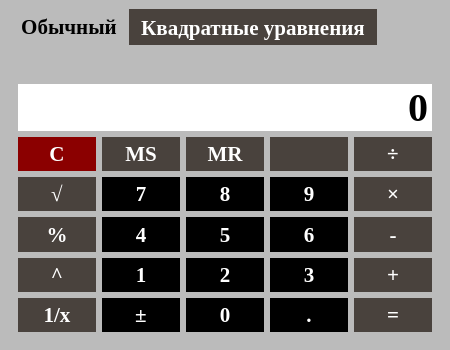
<?xml version="1.0" encoding="UTF-8"?>
<ui version="4.0">
 <class>MainWindow</class>
 <widget class="QMainWindow" name="MainWindow">
  <property name="geometry">
   <rect>
    <x>0</x>
    <y>0</y>
    <width>450</width>
    <height>350</height>
   </rect>
  </property>
  <property name="minimumSize">
   <size>
    <width>450</width>
    <height>350</height>
   </size>
  </property>
  <property name="windowTitle">
   <string>Калькулятор</string>
  </property>
  <property name="windowIcon">
   <iconset resource="files.qrc">
    <normaloff>:/icons/icons/calculate.svg</normaloff>:/icons/icons/calculate.svg</iconset>
  </property>
  <property name="styleSheet">
   <string notr="true">QWidget {
	color: #ffffff;
	background-color: #bbbbbb;
 	border: none;
    font: MS Times New Roman;
    font-size: 16pt;
    font-weight: 700;
}

QTabBar::tab
{
    background: #49423d;
    color: white;

}
QTabBar::tab:selected,
QTabBar::tab:hover
{
    color: black;
    background: #bbbbbb;
}</string>
  </property>
  <property name="iconSize">
   <size>
    <width>24</width>
    <height>24</height>
   </size>
  </property>
  <widget class="QWidget" name="centralwidget">
   <property name="styleSheet">
    <string notr="true"/>
   </property>
   <layout class="QVBoxLayout" name="verticalLayout">
    <item>
     <widget class="QTabWidget" name="tabWidget">
      <property name="minimumSize">
       <size>
        <width>0</width>
        <height>0</height>
       </size>
      </property>
      <property name="cursor">
       <cursorShape>ArrowCursor</cursorShape>
      </property>
      <property name="styleSheet">
       <string notr="true"/>
      </property>
      <property name="currentIndex">
       <number>0</number>
      </property>
      <widget class="QWidget" name="tab">
       <property name="cursor">
        <cursorShape>ArrowCursor</cursorShape>
       </property>
       <property name="styleSheet">
        <string notr="true"/>
       </property>
       <attribute name="title">
        <string>Обычный</string>
       </attribute>
       <layout class="QVBoxLayout" name="verticalLayout_2">
        <item>
         <widget class="QLabel" name="temp">
          <property name="sizePolicy">
           <sizepolicy hsizetype="Preferred" vsizetype="Maximum">
            <horstretch>0</horstretch>
            <verstretch>0</verstretch>
           </sizepolicy>
          </property>
          <property name="styleSheet">
           <string notr="true">color: #49423d;</string>
          </property>
          <property name="text">
           <string/>
          </property>
          <property name="alignment">
           <set>Qt::AlignRight|Qt::AlignTrailing|Qt::AlignVCenter</set>
          </property>
         </widget>
        </item>
        <item>
         <widget class="QLineEdit" name="entry">
          <property name="sizePolicy">
           <sizepolicy hsizetype="Expanding" vsizetype="Maximum">
            <horstretch>0</horstretch>
            <verstretch>0</verstretch>
           </sizepolicy>
          </property>
          <property name="styleSheet">
           <string notr="true">background: white;
color: black;
font-size: 30pt;
border: none;</string>
          </property>
          <property name="text">
           <string>0</string>
          </property>
          <property name="maxLength">
           <number>16</number>
          </property>
          <property name="alignment">
           <set>Qt::AlignRight|Qt::AlignTrailing|Qt::AlignVCenter</set>
          </property>
          <property name="readOnly">
           <bool>true</bool>
          </property>
         </widget>
        </item>
        <item>
         <layout class="QGridLayout" name="gridLayout">
          <item row="2" column="4">
           <widget class="QPushButton" name="btn_sub">
            <property name="sizePolicy">
             <sizepolicy hsizetype="Minimum" vsizetype="Expanding">
              <horstretch>0</horstretch>
              <verstretch>0</verstretch>
             </sizepolicy>
            </property>
            <property name="cursor">
             <cursorShape>PointingHandCursor</cursorShape>
            </property>
            <property name="styleSheet">
             <string notr="true">QPushButton {background-color: #49423d;
}
QPushButton:hover {
	background-color: #808080;
}

QPushButton:pressed {
	background-color: #666666;
}</string>
            </property>
            <property name="text">
             <string>-</string>
            </property>
            <property name="shortcut">
             <string>-</string>
            </property>
           </widget>
          </item>
          <item row="1" column="4">
           <widget class="QPushButton" name="btn_mul">
            <property name="sizePolicy">
             <sizepolicy hsizetype="Minimum" vsizetype="Expanding">
              <horstretch>0</horstretch>
              <verstretch>0</verstretch>
             </sizepolicy>
            </property>
            <property name="cursor">
             <cursorShape>PointingHandCursor</cursorShape>
            </property>
            <property name="styleSheet">
             <string notr="true">QPushButton {background-color: #49423d;
}
QPushButton:hover {
	background-color: #808080;
}

QPushButton:pressed {
	background-color: #666666;
}</string>
            </property>
            <property name="text">
             <string>×</string>
            </property>
            <property name="shortcut">
             <string>*</string>
            </property>
           </widget>
          </item>
          <item row="1" column="3">
           <widget class="QPushButton" name="btn_9">
            <property name="sizePolicy">
             <sizepolicy hsizetype="Minimum" vsizetype="Expanding">
              <horstretch>0</horstretch>
              <verstretch>0</verstretch>
             </sizepolicy>
            </property>
            <property name="cursor">
             <cursorShape>PointingHandCursor</cursorShape>
            </property>
            <property name="styleSheet">
             <string notr="true">QPushButton {background-color: #000000;
}
QPushButton:hover {
	background-color: #808080;
}

QPushButton:pressed {
	background-color: #666666;
}</string>
            </property>
            <property name="text">
             <string>9</string>
            </property>
            <property name="shortcut">
             <string>9</string>
            </property>
           </widget>
          </item>
          <item row="2" column="0">
           <widget class="QPushButton" name="btn_per">
            <property name="sizePolicy">
             <sizepolicy hsizetype="Minimum" vsizetype="Expanding">
              <horstretch>0</horstretch>
              <verstretch>0</verstretch>
             </sizepolicy>
            </property>
            <property name="cursor">
             <cursorShape>PointingHandCursor</cursorShape>
            </property>
            <property name="styleSheet">
             <string notr="true">QPushButton {background-color: #49423d;
}
QPushButton:hover {
	background-color: #808080;
}

QPushButton:pressed {
	background-color: #666666;
}</string>
            </property>
            <property name="text">
             <string>%</string>
            </property>
            <property name="shortcut">
             <string>%</string>
            </property>
           </widget>
          </item>
          <item row="2" column="1">
           <widget class="QPushButton" name="btn_4">
            <property name="sizePolicy">
             <sizepolicy hsizetype="Minimum" vsizetype="Expanding">
              <horstretch>0</horstretch>
              <verstretch>0</verstretch>
             </sizepolicy>
            </property>
            <property name="cursor">
             <cursorShape>PointingHandCursor</cursorShape>
            </property>
            <property name="styleSheet">
             <string notr="true">QPushButton {background-color: #000000;
}
QPushButton:hover {
	background-color: #808080;
}

QPushButton:pressed {
	background-color: #666666;
}</string>
            </property>
            <property name="text">
             <string>4</string>
            </property>
            <property name="shortcut">
             <string>4</string>
            </property>
           </widget>
          </item>
          <item row="2" column="2">
           <widget class="QPushButton" name="btn_5">
            <property name="sizePolicy">
             <sizepolicy hsizetype="Minimum" vsizetype="Expanding">
              <horstretch>0</horstretch>
              <verstretch>0</verstretch>
             </sizepolicy>
            </property>
            <property name="cursor">
             <cursorShape>PointingHandCursor</cursorShape>
            </property>
            <property name="styleSheet">
             <string notr="true">QPushButton {background-color: #000000;
}
QPushButton:hover {
	background-color: #808080;
}

QPushButton:pressed {
	background-color: #666666;
}</string>
            </property>
            <property name="text">
             <string>5</string>
            </property>
            <property name="shortcut">
             <string>5</string>
            </property>
           </widget>
          </item>
          <item row="2" column="3">
           <widget class="QPushButton" name="btn_6">
            <property name="sizePolicy">
             <sizepolicy hsizetype="Minimum" vsizetype="Expanding">
              <horstretch>0</horstretch>
              <verstretch>0</verstretch>
             </sizepolicy>
            </property>
            <property name="cursor">
             <cursorShape>PointingHandCursor</cursorShape>
            </property>
            <property name="styleSheet">
             <string notr="true">QPushButton {background-color: #000000;
}
QPushButton:hover {
	background-color: #808080;
}

QPushButton:pressed {
	background-color: #666666;
}</string>
            </property>
            <property name="text">
             <string>6</string>
            </property>
            <property name="shortcut">
             <string>6</string>
            </property>
           </widget>
          </item>
          <item row="1" column="2">
           <widget class="QPushButton" name="btn_8">
            <property name="sizePolicy">
             <sizepolicy hsizetype="Minimum" vsizetype="Expanding">
              <horstretch>0</horstretch>
              <verstretch>0</verstretch>
             </sizepolicy>
            </property>
            <property name="cursor">
             <cursorShape>PointingHandCursor</cursorShape>
            </property>
            <property name="styleSheet">
             <string notr="true">QPushButton {background-color: #000000;
}
QPushButton:hover {
	background-color: #808080;
}

QPushButton:pressed {
	background-color: #666666;
}</string>
            </property>
            <property name="text">
             <string>8</string>
            </property>
            <property name="shortcut">
             <string>8</string>
            </property>
           </widget>
          </item>
          <item row="3" column="3">
           <widget class="QPushButton" name="btn_3">
            <property name="sizePolicy">
             <sizepolicy hsizetype="Minimum" vsizetype="Expanding">
              <horstretch>0</horstretch>
              <verstretch>0</verstretch>
             </sizepolicy>
            </property>
            <property name="cursor">
             <cursorShape>PointingHandCursor</cursorShape>
            </property>
            <property name="styleSheet">
             <string notr="true">QPushButton {background-color: #000000;
}
QPushButton:hover {
	background-color: #808080;
}

QPushButton:pressed {
	background-color: #666666;
}</string>
            </property>
            <property name="text">
             <string>3</string>
            </property>
            <property name="shortcut">
             <string>3</string>
            </property>
           </widget>
          </item>
          <item row="3" column="4">
           <widget class="QPushButton" name="btn_add">
            <property name="sizePolicy">
             <sizepolicy hsizetype="Minimum" vsizetype="Expanding">
              <horstretch>0</horstretch>
              <verstretch>0</verstretch>
             </sizepolicy>
            </property>
            <property name="cursor">
             <cursorShape>PointingHandCursor</cursorShape>
            </property>
            <property name="styleSheet">
             <string notr="true">QPushButton {background-color: #49423d;
}
QPushButton:hover {
	background-color: #808080;
}

QPushButton:pressed {
	background-color: #666666;
}</string>
            </property>
            <property name="text">
             <string>+</string>
            </property>
            <property name="shortcut">
             <string>+</string>
            </property>
           </widget>
          </item>
          <item row="3" column="1">
           <widget class="QPushButton" name="btn_1">
            <property name="sizePolicy">
             <sizepolicy hsizetype="Minimum" vsizetype="Expanding">
              <horstretch>0</horstretch>
              <verstretch>0</verstretch>
             </sizepolicy>
            </property>
            <property name="cursor">
             <cursorShape>PointingHandCursor</cursorShape>
            </property>
            <property name="styleSheet">
             <string notr="true">QPushButton {background-color: #000000;
}
QPushButton:hover {
	background-color: #808080;
}

QPushButton:pressed {
	background-color: #666666;
}</string>
            </property>
            <property name="text">
             <string>1</string>
            </property>
            <property name="shortcut">
             <string>1</string>
            </property>
           </widget>
          </item>
          <item row="3" column="0">
           <widget class="QPushButton" name="btn_pow">
            <property name="sizePolicy">
             <sizepolicy hsizetype="Minimum" vsizetype="Expanding">
              <horstretch>0</horstretch>
              <verstretch>0</verstretch>
             </sizepolicy>
            </property>
            <property name="cursor">
             <cursorShape>PointingHandCursor</cursorShape>
            </property>
            <property name="styleSheet">
             <string notr="true">QPushButton {background-color: #49423d;
}
QPushButton:hover {
	background-color: #808080;
}

QPushButton:pressed {
	background-color: #666666;
}</string>
            </property>
            <property name="text">
             <string>^</string>
            </property>
            <property name="shortcut">
             <string>^</string>
            </property>
           </widget>
          </item>
          <item row="0" column="1">
           <widget class="QPushButton" name="btn_ms">
            <property name="sizePolicy">
             <sizepolicy hsizetype="Minimum" vsizetype="Expanding">
              <horstretch>0</horstretch>
              <verstretch>0</verstretch>
             </sizepolicy>
            </property>
            <property name="cursor">
             <cursorShape>PointingHandCursor</cursorShape>
            </property>
            <property name="styleSheet">
             <string notr="true">QPushButton {background-color: #49423d;
}
QPushButton:hover {
	background-color: #808080;
}

QPushButton:pressed {
	background-color: #666666;
}</string>
            </property>
            <property name="text">
             <string>MS</string>
            </property>
            <property name="shortcut">
             <string>S</string>
            </property>
           </widget>
          </item>
          <item row="0" column="0">
           <widget class="QPushButton" name="btn_del">
            <property name="sizePolicy">
             <sizepolicy hsizetype="Minimum" vsizetype="Expanding">
              <horstretch>0</horstretch>
              <verstretch>0</verstretch>
             </sizepolicy>
            </property>
            <property name="cursor">
             <cursorShape>PointingHandCursor</cursorShape>
            </property>
            <property name="styleSheet">
             <string notr="true">QPushButton {background-color: #8b0000;
}
QPushButton:hover {
	background-color: #808080;
}

QPushButton:pressed {
	background-color: #666666;
}</string>
            </property>
            <property name="text">
             <string>C</string>
            </property>
            <property name="shortcut">
             <string>Del</string>
            </property>
           </widget>
          </item>
          <item row="0" column="2">
           <widget class="QPushButton" name="btn_mr">
            <property name="sizePolicy">
             <sizepolicy hsizetype="Minimum" vsizetype="Expanding">
              <horstretch>0</horstretch>
              <verstretch>0</verstretch>
             </sizepolicy>
            </property>
            <property name="cursor">
             <cursorShape>PointingHandCursor</cursorShape>
            </property>
            <property name="styleSheet">
             <string notr="true">QPushButton {background-color: #49423d;
}
QPushButton:hover {
	background-color: #808080;
}

QPushButton:pressed {
	background-color: #666666;
}</string>
            </property>
            <property name="text">
             <string>MR</string>
            </property>
            <property name="shortcut">
             <string>R</string>
            </property>
           </widget>
          </item>
          <item row="0" column="3">
           <widget class="QPushButton" name="btn_backspace">
            <property name="sizePolicy">
             <sizepolicy hsizetype="Minimum" vsizetype="Expanding">
              <horstretch>0</horstretch>
              <verstretch>0</verstretch>
             </sizepolicy>
            </property>
            <property name="cursor">
             <cursorShape>PointingHandCursor</cursorShape>
            </property>
            <property name="styleSheet">
             <string notr="true">QPushButton {background-color: #49423d;
}
QPushButton:hover {
	background-color: #808080;
}

QPushButton:pressed {
	background-color: #666666;
}</string>
            </property>
            <property name="text">
             <string/>
            </property>
            <property name="icon">
             <iconset resource="files.qrc">
              <normaloff>:/icons/icons/backspace.svg</normaloff>:/icons/icons/backspace.svg</iconset>
            </property>
            <property name="iconSize">
             <size>
              <width>24</width>
              <height>24</height>
             </size>
            </property>
            <property name="shortcut">
             <string>Backspace</string>
            </property>
           </widget>
          </item>
          <item row="0" column="4">
           <widget class="QPushButton" name="btn_div">
            <property name="sizePolicy">
             <sizepolicy hsizetype="Minimum" vsizetype="Expanding">
              <horstretch>0</horstretch>
              <verstretch>0</verstretch>
             </sizepolicy>
            </property>
            <property name="cursor">
             <cursorShape>PointingHandCursor</cursorShape>
            </property>
            <property name="styleSheet">
             <string notr="true">QPushButton {background-color: #49423d;
}
QPushButton:hover {
	background-color: #808080;
}

QPushButton:pressed {
	background-color: #666666;
}</string>
            </property>
            <property name="text">
             <string>÷</string>
            </property>
            <property name="shortcut">
             <string>/</string>
            </property>
           </widget>
          </item>
          <item row="3" column="2">
           <widget class="QPushButton" name="btn_2">
            <property name="sizePolicy">
             <sizepolicy hsizetype="Minimum" vsizetype="Expanding">
              <horstretch>0</horstretch>
              <verstretch>0</verstretch>
             </sizepolicy>
            </property>
            <property name="cursor">
             <cursorShape>PointingHandCursor</cursorShape>
            </property>
            <property name="styleSheet">
             <string notr="true">QPushButton {background-color: #000000;
}
QPushButton:hover {
	background-color: #808080;
}

QPushButton:pressed {
	background-color: #666666;
}</string>
            </property>
            <property name="text">
             <string>2</string>
            </property>
            <property name="shortcut">
             <string>2</string>
            </property>
           </widget>
          </item>
          <item row="1" column="1">
           <widget class="QPushButton" name="btn_7">
            <property name="sizePolicy">
             <sizepolicy hsizetype="Minimum" vsizetype="Expanding">
              <horstretch>0</horstretch>
              <verstretch>0</verstretch>
             </sizepolicy>
            </property>
            <property name="cursor">
             <cursorShape>PointingHandCursor</cursorShape>
            </property>
            <property name="styleSheet">
             <string notr="true">QPushButton {background-color: #000000;
}
QPushButton:hover {
	background-color: #808080;
}

QPushButton:pressed {
	background-color: #666666;
}</string>
            </property>
            <property name="text">
             <string>7</string>
            </property>
            <property name="shortcut">
             <string>7</string>
            </property>
           </widget>
          </item>
          <item row="1" column="0">
           <widget class="QPushButton" name="btn_sqrt">
            <property name="sizePolicy">
             <sizepolicy hsizetype="Minimum" vsizetype="Expanding">
              <horstretch>0</horstretch>
              <verstretch>0</verstretch>
             </sizepolicy>
            </property>
            <property name="cursor">
             <cursorShape>PointingHandCursor</cursorShape>
            </property>
            <property name="styleSheet">
             <string notr="true">QPushButton {background-color: #49423d;
}
QPushButton:hover {
	background-color: #808080;
}

QPushButton:pressed {
	background-color: #666666;
}</string>
            </property>
            <property name="text">
             <string>√</string>
            </property>
           </widget>
          </item>
          <item row="4" column="0">
           <widget class="QPushButton" name="btn_1x">
            <property name="sizePolicy">
             <sizepolicy hsizetype="Minimum" vsizetype="Expanding">
              <horstretch>0</horstretch>
              <verstretch>0</verstretch>
             </sizepolicy>
            </property>
            <property name="cursor">
             <cursorShape>PointingHandCursor</cursorShape>
            </property>
            <property name="styleSheet">
             <string notr="true">QPushButton {background-color: #49423d;
}
QPushButton:hover {
	background-color: #808080;
}

QPushButton:pressed {
	background-color: #666666;
}</string>
            </property>
            <property name="text">
             <string>1/x</string>
            </property>
           </widget>
          </item>
          <item row="4" column="1">
           <widget class="QPushButton" name="btn_neg">
            <property name="sizePolicy">
             <sizepolicy hsizetype="Minimum" vsizetype="Expanding">
              <horstretch>0</horstretch>
              <verstretch>0</verstretch>
             </sizepolicy>
            </property>
            <property name="cursor">
             <cursorShape>PointingHandCursor</cursorShape>
            </property>
            <property name="styleSheet">
             <string notr="true">QPushButton {background-color: #000000;
}
QPushButton:hover {
	background-color: #808080;
}

QPushButton:pressed {
	background-color: #666666;
}</string>
            </property>
            <property name="text">
             <string>±</string>
            </property>
           </widget>
          </item>
          <item row="4" column="2">
           <widget class="QPushButton" name="btn_0">
            <property name="sizePolicy">
             <sizepolicy hsizetype="Minimum" vsizetype="Expanding">
              <horstretch>0</horstretch>
              <verstretch>0</verstretch>
             </sizepolicy>
            </property>
            <property name="cursor">
             <cursorShape>PointingHandCursor</cursorShape>
            </property>
            <property name="styleSheet">
             <string notr="true">QPushButton {background-color: #000000;
}
QPushButton:hover {
	background-color: #808080;
}

QPushButton:pressed {
	background-color: #666666;
}</string>
            </property>
            <property name="text">
             <string>0</string>
            </property>
            <property name="shortcut">
             <string>0</string>
            </property>
           </widget>
          </item>
          <item row="4" column="3">
           <widget class="QPushButton" name="btn_point">
            <property name="sizePolicy">
             <sizepolicy hsizetype="Minimum" vsizetype="Expanding">
              <horstretch>0</horstretch>
              <verstretch>0</verstretch>
             </sizepolicy>
            </property>
            <property name="cursor">
             <cursorShape>PointingHandCursor</cursorShape>
            </property>
            <property name="styleSheet">
             <string notr="true">QPushButton {background-color: #000000;
}
QPushButton:hover {
	background-color: #808080;
}

QPushButton:pressed {
	background-color: #666666;
}</string>
            </property>
            <property name="text">
             <string>.</string>
            </property>
            <property name="shortcut">
             <string>.</string>
            </property>
           </widget>
          </item>
          <item row="4" column="4">
           <widget class="QPushButton" name="btn_equal">
            <property name="sizePolicy">
             <sizepolicy hsizetype="Minimum" vsizetype="Expanding">
              <horstretch>0</horstretch>
              <verstretch>0</verstretch>
             </sizepolicy>
            </property>
            <property name="cursor">
             <cursorShape>PointingHandCursor</cursorShape>
            </property>
            <property name="styleSheet">
             <string notr="true">QPushButton {background-color: #49423d;
}
QPushButton:hover {
	background-color: #808080;
}

QPushButton:pressed {
	background-color: #666666;
}</string>
            </property>
            <property name="text">
             <string>=</string>
            </property>
            <property name="shortcut">
             <string>=</string>
            </property>
           </widget>
          </item>
         </layout>
        </item>
       </layout>
      </widget>
      <widget class="QWidget" name="tab_2">
       <property name="cursor">
        <cursorShape>ArrowCursor</cursorShape>
       </property>
       <property name="styleSheet">
        <string notr="true"/>
       </property>
       <attribute name="title">
        <string>Квадратные уравнения</string>
       </attribute>
       <layout class="QVBoxLayout" name="verticalLayout_3">
        <item>
         <widget class="QLabel" name="label_2">
          <property name="sizePolicy">
           <sizepolicy hsizetype="Preferred" vsizetype="Preferred">
            <horstretch>0</horstretch>
            <verstretch>0</verstretch>
           </sizepolicy>
          </property>
          <property name="styleSheet">
           <string notr="true">background: #808080</string>
          </property>
          <property name="text">
           <string>Решение квадратных уравнений
ax² + bx + с = 0</string>
          </property>
          <property name="textFormat">
           <enum>Qt::AutoText</enum>
          </property>
          <property name="alignment">
           <set>Qt::AlignCenter</set>
          </property>
         </widget>
        </item>
        <item>
         <layout class="QHBoxLayout" name="horizontalLayout">
          <item>
           <widget class="QLabel" name="text_a">
            <property name="sizePolicy">
             <sizepolicy hsizetype="Preferred" vsizetype="Preferred">
              <horstretch>0</horstretch>
              <verstretch>0</verstretch>
             </sizepolicy>
            </property>
            <property name="styleSheet">
             <string notr="true">color: black;</string>
            </property>
            <property name="text">
             <string>a =</string>
            </property>
           </widget>
          </item>
          <item>
           <widget class="QLineEdit" name="a">
            <property name="sizePolicy">
             <sizepolicy hsizetype="Preferred" vsizetype="Preferred">
              <horstretch>0</horstretch>
              <verstretch>0</verstretch>
             </sizepolicy>
            </property>
            <property name="minimumSize">
             <size>
              <width>40</width>
              <height>30</height>
             </size>
            </property>
            <property name="styleSheet">
             <string notr="true">background-color:  white;
color: black;</string>
            </property>
            <property name="text">
             <string/>
            </property>
            <property name="maxLength">
             <number>4</number>
            </property>
           </widget>
          </item>
          <item>
           <widget class="QLabel" name="text_b">
            <property name="sizePolicy">
             <sizepolicy hsizetype="Preferred" vsizetype="Preferred">
              <horstretch>0</horstretch>
              <verstretch>0</verstretch>
             </sizepolicy>
            </property>
            <property name="styleSheet">
             <string notr="true">color: black;</string>
            </property>
            <property name="text">
             <string>b =</string>
            </property>
           </widget>
          </item>
          <item>
           <widget class="QLineEdit" name="b">
            <property name="sizePolicy">
             <sizepolicy hsizetype="Preferred" vsizetype="Preferred">
              <horstretch>0</horstretch>
              <verstretch>0</verstretch>
             </sizepolicy>
            </property>
            <property name="minimumSize">
             <size>
              <width>40</width>
              <height>30</height>
             </size>
            </property>
            <property name="styleSheet">
             <string notr="true">background-color:  white;
color: black;</string>
            </property>
            <property name="text">
             <string/>
            </property>
            <property name="maxLength">
             <number>4</number>
            </property>
           </widget>
          </item>
          <item>
           <widget class="QLabel" name="text_c">
            <property name="sizePolicy">
             <sizepolicy hsizetype="Preferred" vsizetype="Preferred">
              <horstretch>0</horstretch>
              <verstretch>0</verstretch>
             </sizepolicy>
            </property>
            <property name="styleSheet">
             <string notr="true">color: black;</string>
            </property>
            <property name="text">
             <string>c =</string>
            </property>
           </widget>
          </item>
          <item>
           <widget class="QLineEdit" name="c">
            <property name="sizePolicy">
             <sizepolicy hsizetype="Preferred" vsizetype="Preferred">
              <horstretch>0</horstretch>
              <verstretch>0</verstretch>
             </sizepolicy>
            </property>
            <property name="minimumSize">
             <size>
              <width>40</width>
              <height>30</height>
             </size>
            </property>
            <property name="styleSheet">
             <string notr="true">background-color:  white;
color: black;</string>
            </property>
            <property name="text">
             <string/>
            </property>
            <property name="maxLength">
             <number>4</number>
            </property>
           </widget>
          </item>
         </layout>
        </item>
        <item>
         <widget class="QPushButton" name="btn_result">
          <property name="sizePolicy">
           <sizepolicy hsizetype="Preferred" vsizetype="Maximum">
            <horstretch>0</horstretch>
            <verstretch>0</verstretch>
           </sizepolicy>
          </property>
          <property name="minimumSize">
           <size>
            <width>0</width>
            <height>40</height>
           </size>
          </property>
          <property name="cursor">
           <cursorShape>PointingHandCursor</cursorShape>
          </property>
          <property name="styleSheet">
           <string notr="true">QPushButton {background-color: #49423d;
}
QPushButton:hover {
	background-color: #808080;
}

QPushButton:pressed {
	background-color: #666666;
}</string>
          </property>
          <property name="text">
           <string>Решить уравнение</string>
          </property>
         </widget>
        </item>
        <item>
         <spacer name="horizontalSpacer">
          <property name="orientation">
           <enum>Qt::Horizontal</enum>
          </property>
          <property name="sizeType">
           <enum>QSizePolicy::Expanding</enum>
          </property>
          <property name="sizeHint" stdset="0">
           <size>
            <width>40</width>
            <height>20</height>
           </size>
          </property>
         </spacer>
        </item>
        <item>
         <widget class="QLabel" name="Discriminant">
          <property name="sizePolicy">
           <sizepolicy hsizetype="Preferred" vsizetype="Maximum">
            <horstretch>0</horstretch>
            <verstretch>0</verstretch>
           </sizepolicy>
          </property>
          <property name="styleSheet">
           <string notr="true">color: #49423d;</string>
          </property>
          <property name="text">
           <string>D =</string>
          </property>
         </widget>
        </item>
        <item>
         <widget class="QLabel" name="x1">
          <property name="sizePolicy">
           <sizepolicy hsizetype="Preferred" vsizetype="Maximum">
            <horstretch>0</horstretch>
            <verstretch>0</verstretch>
           </sizepolicy>
          </property>
          <property name="styleSheet">
           <string notr="true">color: #49423d;</string>
          </property>
          <property name="text">
           <string>x1 =</string>
          </property>
         </widget>
        </item>
        <item>
         <widget class="QLabel" name="x2">
          <property name="sizePolicy">
           <sizepolicy hsizetype="Preferred" vsizetype="Maximum">
            <horstretch>0</horstretch>
            <verstretch>0</verstretch>
           </sizepolicy>
          </property>
          <property name="cursor">
           <cursorShape>PointingHandCursor</cursorShape>
          </property>
          <property name="styleSheet">
           <string notr="true">color: #49423d;</string>
          </property>
          <property name="text">
           <string>x2 =</string>
          </property>
         </widget>
        </item>
       </layout>
      </widget>
     </widget>
    </item>
   </layout>
  </widget>
 </widget>
 <resources>
  <include location="files.qrc"/>
 </resources>
 <connections/>
</ui>
